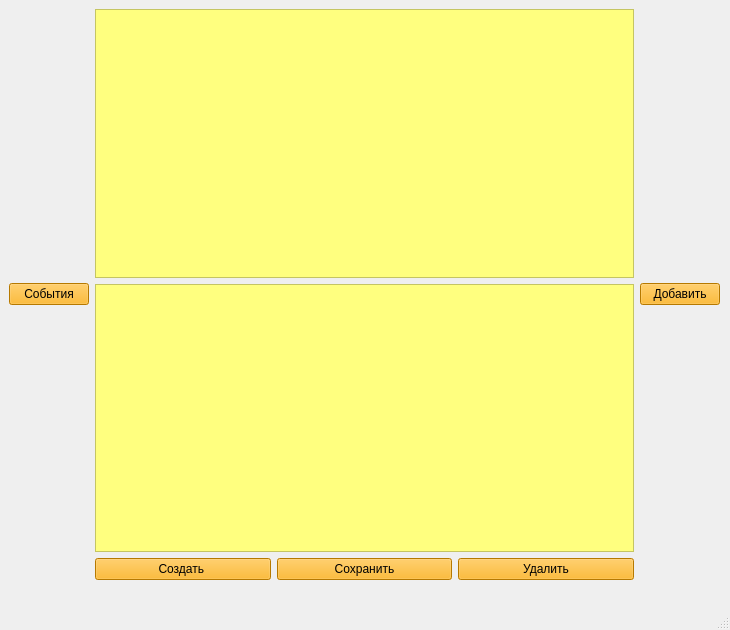
<?xml version="1.0" encoding="UTF-8"?>
<ui version="4.0">
 <class>MainWindow</class>
 <widget class="QMainWindow" name="MainWindow">
  <property name="geometry">
   <rect>
    <x>0</x>
    <y>0</y>
    <width>730</width>
    <height>630</height>
   </rect>
  </property>
  <property name="windowTitle">
   <string>MainWindow</string>
  </property>
  <widget class="QWidget" name="centralwidget">
   <widget class="QWidget" name="horizontalLayoutWidget">
    <property name="geometry">
     <rect>
      <x>9</x>
      <y>9</y>
      <width>711</width>
      <height>571</height>
     </rect>
    </property>
    <layout class="QHBoxLayout" name="horizontalLayout">
     <item>
      <widget class="QPushButton" name="btn_calendar2">
       <property name="styleSheet">
        <string notr="true">background-color: rgb(255, 170, 0);</string>
       </property>
       <property name="text">
        <string>События</string>
       </property>
      </widget>
     </item>
     <item>
      <layout class="QVBoxLayout" name="verticalLayout">
       <item>
        <widget class="QListWidget" name="listWidget">
         <property name="styleSheet">
          <string notr="true">background-color: rgb(255, 255, 127);</string>
         </property>
        </widget>
       </item>
       <item>
        <widget class="QPlainTextEdit" name="plainTextEdit">
         <property name="styleSheet">
          <string notr="true">background-color: rgb(255, 255, 127);</string>
         </property>
        </widget>
       </item>
       <item>
        <layout class="QHBoxLayout" name="horizontalLayout_4">
         <item>
          <widget class="QPushButton" name="btn_create">
           <property name="styleSheet">
            <string notr="true">background-color: rgb(255, 170, 0);
</string>
           </property>
           <property name="text">
            <string>Создать </string>
           </property>
          </widget>
         </item>
         <item>
          <widget class="QPushButton" name="btn_saving">
           <property name="styleSheet">
            <string notr="true">background-color: rgb(255, 170, 0);</string>
           </property>
           <property name="text">
            <string>Сохранить</string>
           </property>
          </widget>
         </item>
         <item>
          <widget class="QPushButton" name="btn_del">
           <property name="styleSheet">
            <string notr="true">background-color: rgb(255, 170, 0);</string>
           </property>
           <property name="text">
            <string>Удалить</string>
           </property>
          </widget>
         </item>
        </layout>
       </item>
      </layout>
     </item>
     <item>
      <widget class="QPushButton" name="btn_dv2">
       <property name="styleSheet">
        <string notr="true">background-color: rgb(255, 170, 0);</string>
       </property>
       <property name="text">
        <string>Добавить</string>
       </property>
      </widget>
     </item>
    </layout>
   </widget>
  </widget>
  <widget class="QMenuBar" name="menubar">
   <property name="geometry">
    <rect>
     <x>0</x>
     <y>0</y>
     <width>730</width>
     <height>21</height>
    </rect>
   </property>
  </widget>
  <widget class="QStatusBar" name="statusbar"/>
 </widget>
 <resources/>
 <connections/>
</ui>
